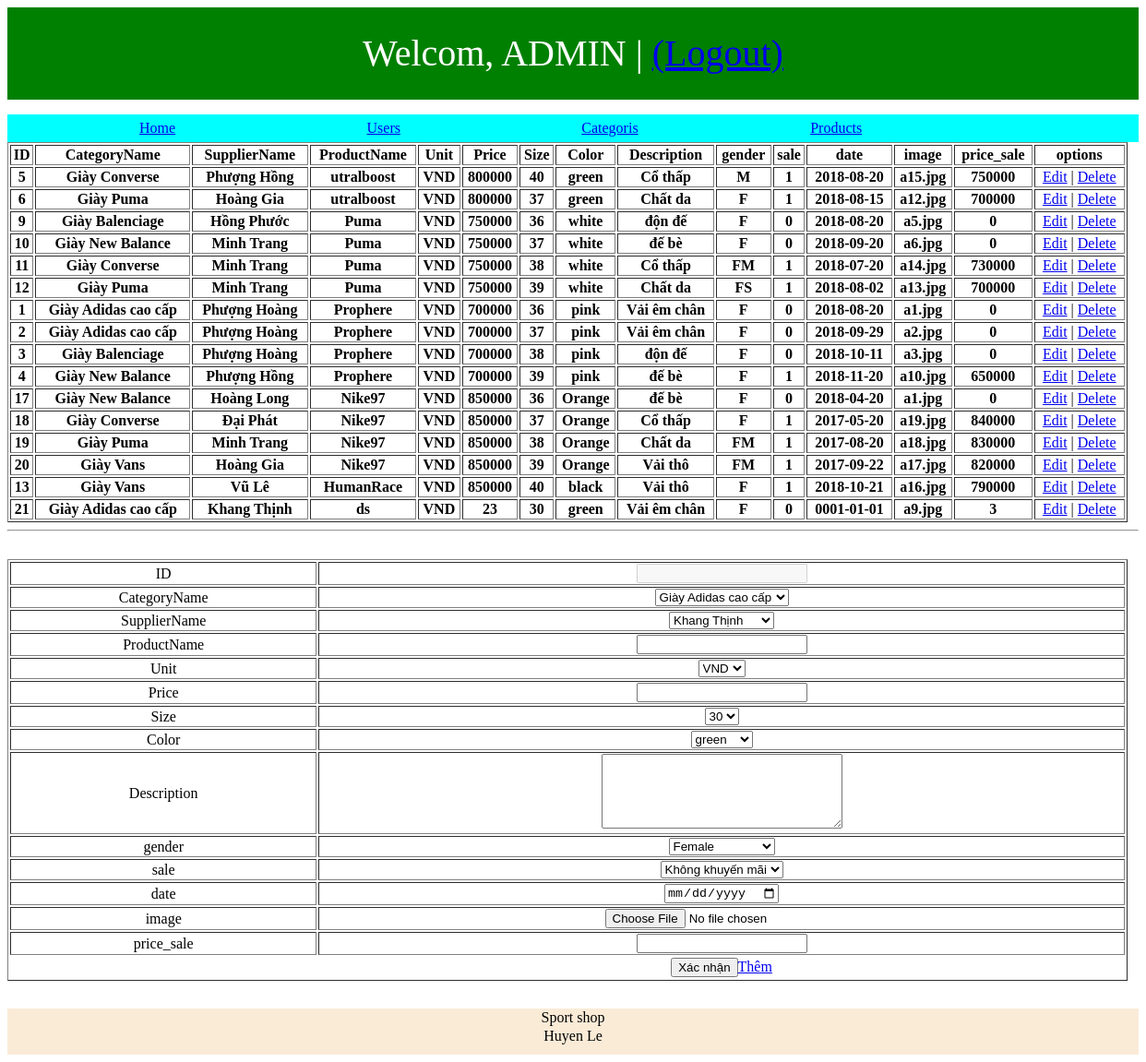
Screenshot of /admin/products-manager/index.php (signed in) with the database file from the repository.
### tables this page shows
CREATE TABLE `products` (
  `CategoryID` int(255) NOT NULL,
  `SupplierID` int(255) NOT NULL,
  `ProductID` int(255) NOT NULL,
  `ProductName` varchar(100) NOT NULL,
  `Unit` varchar(10) NOT NULL,
  `Price` int(10) NOT NULL,
  `Size` int(10) NOT NULL,
  `Color` varchar(60) NOT NULL,
  `Description` varchar(255) NOT NULL,
  `gender` varchar(5) NOT NULL,
  `sale` int(2) NOT NULL,
  `date` date NOT NULL,
  `image` varchar(100) NOT NULL,
  `price_sale` int(10) NOT NULL
);

CREATE TABLE `categories` (
  `categoryID` int(20) NOT NULL,
  `CategoryName` varchar(50) NOT NULL,
  `Description` varchar(255) NOT NULL
);

CREATE TABLE `suppliers` (
  `SupplierID` int(255) NOT NULL,
  `CompanyName` varchar(200) NOT NULL,
  `ContactName` varchar(200) NOT NULL,
  `Address` varchar(255) NOT NULL,
  `Phone` varchar(11) NOT NULL,
  `Email` varchar(100) NOT NULL
);

### common/url.php (called while the page is built)
<?php
    $url = "http://localhost/web";
?>

### admin/products-manager/index.php (the view, shortened to what this page needs)
<!DOCTYPE html>
<html lang="en">
    <head>
        <link href="css/style.css" rel="stylesheet">
    </head>
    <body>
    <?php
        require("../../common/connect.php");
        require("../../common/url.php");
        $sql_select = "SELECT * FROM products JOIN categories ON categories.categoryID = products.CategoryID
        JOIN suppliers on suppliers.SupplierID = products.SupplierID  ORDER BY products.ProductName DESC";
        $rs_select = $mysqli->query($sql_select);
    ?>
        <div class="container">
            <div class="header">
                <span style="font-size: 40px;color:white;">Welcom, ADMIN | <a href="javascript:logout()">(Logout)</a></span>
            </div>
            <div class="menu">
                <ul>
                    <li><a href="<?php echo $url;?>">Home</a></li>
                    <li><a href="../users-manager">Users</a></li>
                    <li><a href="../categories-manager">Categoris</a></li>
                    <li><a href="../products-manager">Products</a></li>
                </ul>
            </div>
            <div class="body-main">
                <div class="table-view">
                    <table border="1">
                        <tr>
                            <th>ID</th>
                            <th>CategoryName</th>
                            <th>SupplierName</th>
                            <th>ProductName</th>
                            <th>Unit</th>
                            <th>Price</th>
                            <th>Size</th>
                            <th>Color</th>
                            <th>Description</th>
                            <th>gender</th>
                            <th>sale</th>
                            <th>date</th>
                            <th>image</th>
                            <th>price_sale</th>
                            <th>options</th>
                        </tr>
                        <?php
                            while($data_select = $rs_select->fetch_assoc()){
                        ?>
                        <tr>
                            <th><?php echo $data_select["ProductID"];?></th>
                            <th><?php echo $data_select["CategoryName"];?></th>
                            <th><?php echo $data_select["CompanyName"];?></th>
                            <th><?php echo $data_select["ProductName"];?></th>
                            <th><?php echo $data_select["Unit"];?></th>
                            <th><?php echo $data_select["Price"];?></th>
                            <th><?php echo $data_select["Size"];?></th>
                            <th><?php echo $data_select["Color"];?></th>
                            <th><?php echo $data_select["Description"];?></th>
                            <th><?php echo $data_select["gender"];?></th>
                            <th><?php echo $data_select["sale"];?></th>
                            <th><?php echo $data_select["date"];?></th>
                            <th><?php echo $data_select["image"];?></th>
                            <th><?php echo $data_select["price_sale"];?></th>
                            <td><a href="javascript:edit_product(<?php echo trim($data_select["ProductID"]);?>)">Edit</a> | <a href="javascript:delete_product(<?php echo trim($data_select["ProductID"]);?>)">Delete</a></td>
                        </tr>
                        <?php
                            }
                            $sql_select = "SELECT * FROM categories ";
                            $rs_select = $mysqli->query($sql_select);
                        ?>
                    </table>
                </div>
                <hr>
                <div class="input-view">
                <form method="post" action="" enctype="multipart/form-data">
                    <table border="1">
                        <tr>
                            <td>ID</td>
                            <td>
                                <input type="text" disabled id="id">
                            </td>
                        </tr>
                        <tr>
                            <td>CategoryName</td>
                            <td>
                                <select id="ctname">
                                <?php
                                    while($data_select = $rs_select->fetch_assoc()){
                                ?>
                                    <option value="<?php echo $data_select["categoryID"] ;?>"><?php echo trim($data_select["CategoryName"]) ;?></option>
                                <?php
                                }
                                $sql_select = "SELECT * FROM suppliers ";
                                $rs_select = $mysqli->query($sql_select);
                                ?>
                            </td>
                        </tr>
                        <tr>
                            <td>SupplierName</td>
                            <td>
                                <select id="slname">
                                <?php
                                    while($data_select = $rs_select->fetch_assoc()){
                                ?>
                                    <option value="<?php echo $data_select["SupplierID"] ;?>"><?php echo trim($data_select["CompanyName"]) ;?></option>
                                <?php
                                }
                                ?>
                            </td>
                        </tr>
                        <tr>
                            <td>ProductName</td>
                            <td>
                                <input type="text" id="pname">
                            </td>
                        </tr>
                        <tr>
                            <td>Unit</td>
                            <td>
                                <select id="unit">
                                    <option value="VND">VND</option>
                                </select>
                            </td>
                        </tr>
                        <tr>
                            <td>Price</td>
                            <td>
                                 <input type="text" id="price">
                            </td>
                        </tr>
                        <tr>
                            <td>Size</td>
                            <td>
                                <select id="size">
                                    <?php for($i = 30 ;$i<51;$i++){?>
                                    <option value="<?php echo $i;?>"><?php echo $i;?></option>
                                    <?php }?>
                                </select>
                            </td>
                        </tr>
                        <tr>
                            <td>Color</td>
                            <td>
                                <select id="color">
                                    <option value="green">green</option>
                                </select>
                            </td>
                        </tr>
                        <tr>
                            <td>Description</td>
                            <td>
                                <textarea  cols="30" rows="5" id="des"></textarea>
                            </td>
                        </tr>
                        <tr>
                            <td>gender</td>
                            <td>
                                <select id="gender">
                                    <option value="F">Female</option>
                                </select>
                            </td>
                        </tr>
                        <tr>
                            <td>sale</td>
                            <td>
                                <select id="sale">
                                    <option value="0">Không khuyến mãi</option>
                                </select>
                            </td>
                        </tr>
                        <tr>
                            <td>date</td>
                            <td>
                                <input type="date" id="date">
                            </td>
                        </tr>
                        <tr>
                            <td>image</td>
                            <td>
                            <form method="post" action="" enctype="multipart/form-data">
                                <input type="file" id="image" accept="image/x-png,image/gif,image/jpeg"  name="img">
                            </td>
                        </tr>
                        <tr>
                            <td>price_sale</td>
                            <td>
                                <input type="text" id="prsale">
                            </td>
                        </tr>
                        <tr style="border:none;">
                            <td style="border:none;"></td>
                            <td style="border:none;"><button  name="uploadclick" type="submit" onclick="edit_product('submit')">Xác nhận</button><a href="javascript:clear()">Thêm</a></td>
                        </tr>
                    </table>
                </form>
                </div>
            </div>
            <div class="footer">
                <span>Sport shop</span><br>
                <span>Huyen Le</span><br>
            </div>
        </div>
    </body>
</html>

### admin/products-manager/css/style.css (style rules this page uses)
table { width: 100%; }
ul { list-style-type: none; width: 100%; }
ul li { float: left; width: 20%; line-height: 30px; }
.header { width: 100%; height: 100px; background-color: green; text-align: center; line-height: 100px; }
.menu { width: 100%; height: 30px; background-color: aqua; text-align: center; }
.body-main { text-align: center; }
.table-view { width: 99%; }
.input-view { width:99%; margin-top: 30px; }
.footer { width: 100%; height: 50px; background-color: antiquewhite; text-align: center; line-height: 20px; margin: 30px 0 0 0; }

### rows the page displays
products: ProductID "5", CategoryID.CategoryName "Giày Converse", SupplierID.CompanyName "Phượng Hồng", ProductName "utralboost", Unit "VND", Price "800000", Size "40", Color "green", CategoryID.Description "Cổ thấp", gender "M", sale "1", date "2018-08-20", image "a15.jpg", price_sale "750000"
products: ProductID "6", CategoryID.CategoryName "Giày Puma", SupplierID.CompanyName "Hoàng Gia", ProductName "utralboost", Unit "VND", Price "800000", Size "37", Color "green", CategoryID.Description "Chất da", gender "F", sale "1", date "2018-08-15", image "a12.jpg", price_sale "700000"
products: ProductID "9", CategoryID.CategoryName "Giày Balenciage", SupplierID.CompanyName "Hồng Phước", ProductName "Puma", Unit "VND", Price "750000", Size "36", Color "white", CategoryID.Description "độn đế", gender "F", sale "0", date "2018-08-20", image "a5.jpg", price_sale "0"
products: ProductID "10", CategoryID.CategoryName "Giày New Balance", SupplierID.CompanyName "Minh Trang", ProductName "Puma", Unit "VND", Price "750000", Size "37", Color "white", CategoryID.Description "đế bè", gender "F", sale "0", date "2018-09-20", image "a6.jpg", price_sale "0"
products: ProductID "11", CategoryID.CategoryName "Giày Converse", SupplierID.CompanyName "Minh Trang", ProductName "Puma", Unit "VND", Price "750000", Size "38", Color "white", CategoryID.Description "Cổ thấp", gender "FM", sale "1", date "2018-07-20", image "a14.jpg", price_sale "730000"
products: ProductID "12", CategoryID.CategoryName "Giày Puma", SupplierID.CompanyName "Minh Trang", ProductName "Puma", Unit "VND", Price "750000", Size "39", Color "white", CategoryID.Description "Chất da", gender "FS", sale "1", date "2018-08-02", image "a13.jpg", price_sale "700000"
products: ProductID "1", CategoryID.CategoryName "Giày Adidas cao cấp", SupplierID.CompanyName "Phượng Hoàng", ProductName "Prophere", Unit "VND", Price "700000", Size "36", Color "pink", CategoryID.Description "Vải êm chân", gender "F", sale "0", date "2018-08-20", image "a1.jpg", price_sale "0"
products: ProductID "2", CategoryID.CategoryName "Giày Adidas cao cấp", SupplierID.CompanyName "Phượng Hoàng", ProductName "Prophere", Unit "VND", Price "700000", Size "37", Color "pink", CategoryID.Description "Vải êm chân", gender "F", sale "0", date "2018-09-29", image "a2.jpg", price_sale "0"
products: ProductID "3", CategoryID.CategoryName "Giày Balenciage", SupplierID.CompanyName "Phượng Hoàng", ProductName "Prophere", Unit "VND", Price "700000", Size "38", Color "pink", CategoryID.Description "độn đế", gender "F", sale "0", date "2018-10-11", image "a3.jpg", price_sale "0"
products: ProductID "4", CategoryID.CategoryName "Giày New Balance", SupplierID.CompanyName "Phượng Hồng", ProductName "Prophere", Unit "VND", Price "700000", Size "39", Color "pink", CategoryID.Description "đế bè", gender "F", sale "1", date "2018-11-20", image "a10.jpg", price_sale "650000"
products: ProductID "17", CategoryID.CategoryName "Giày New Balance", SupplierID.CompanyName "Hoàng Long", ProductName "Nike97", Unit "VND", Price "850000", Size "36", Color "Orange", CategoryID.Description "đế bè", gender "F", sale "0", date "2018-04-20", image "a1.jpg", price_sale "0"
products: ProductID "18", CategoryID.CategoryName "Giày Converse", SupplierID.CompanyName "Đại Phát", ProductName "Nike97", Unit "VND", Price "850000", Size "37", Color "Orange", CategoryID.Description "Cổ thấp", gender "F", sale "1", date "2017-05-20", image "a19.jpg", price_sale "840000"
products: ProductID "19", CategoryID.CategoryName "Giày Puma", SupplierID.CompanyName "Minh Trang", ProductName "Nike97", Unit "VND", Price "850000", Size "38", Color "Orange", CategoryID.Description "Chất da", gender "FM", sale "1", date "2017-08-20", image "a18.jpg", price_sale "830000"
products: ProductID "20", CategoryID.CategoryName "Giày Vans", SupplierID.CompanyName "Hoàng Gia", ProductName "Nike97", Unit "VND", Price "850000", Size "39", Color "Orange", CategoryID.Description "Vải thô", gender "FM", sale "1", date "2017-09-22", image "a17.jpg", price_sale "820000"
products: ProductID "13", CategoryID.CategoryName "Giày Vans", SupplierID.CompanyName "Vũ Lê", ProductName "HumanRace", Unit "VND", Price "850000", Size "40", Color "black", CategoryID.Description "Vải thô", gender "F", sale "1", date "2018-10-21", image "a16.jpg", price_sale "790000"
products: ProductID "21", CategoryID.CategoryName "Giày Adidas cao cấp", SupplierID.CompanyName "Khang Thịnh", ProductName "ds", Unit "VND", Price "23", Size "30", Color "green", CategoryID.Description "Vải êm chân", gender "F", sale "0", date "0001-01-01", image "a9.jpg", price_sale "3"

### other values shown
form field value "Giày Adidas cao cấp"
form field value "Khang Thịnh"
form field value "30"
